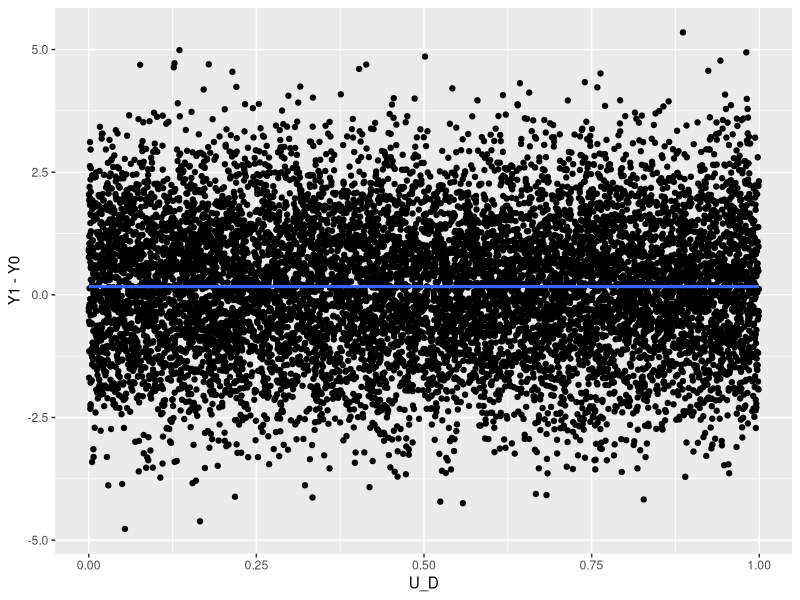
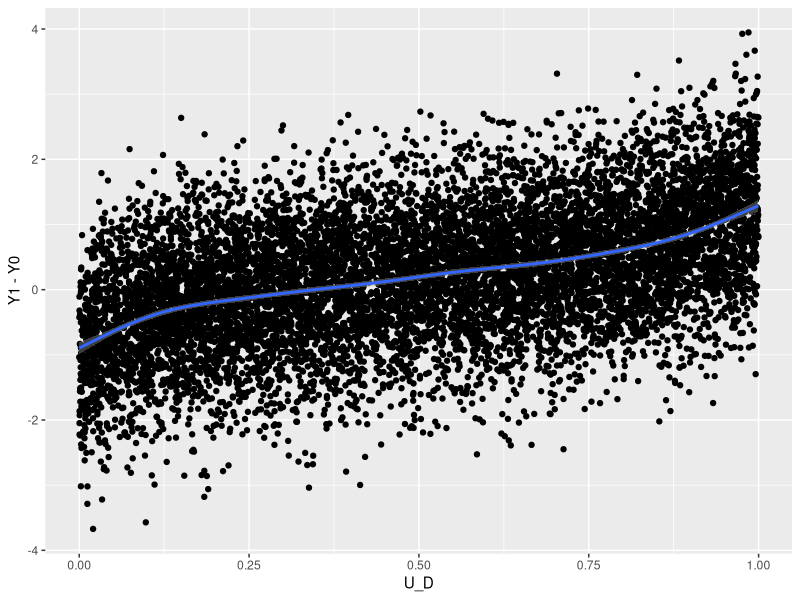
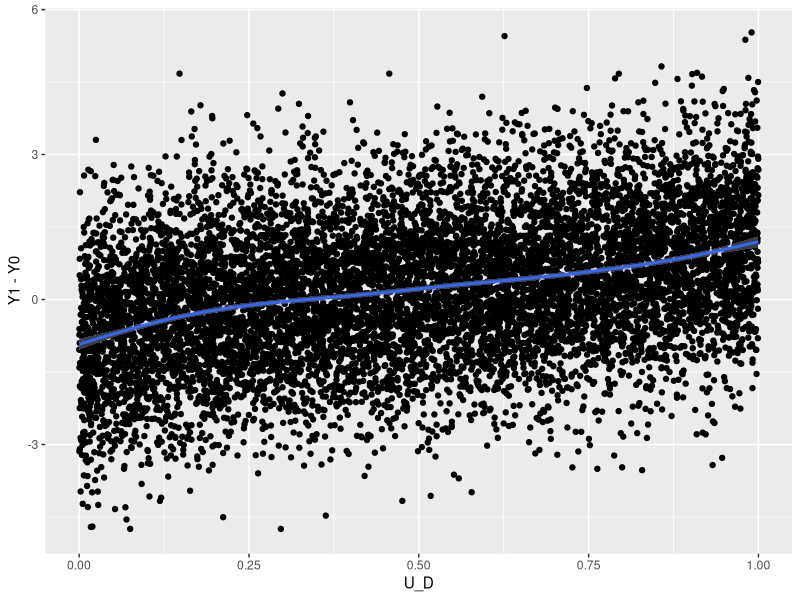
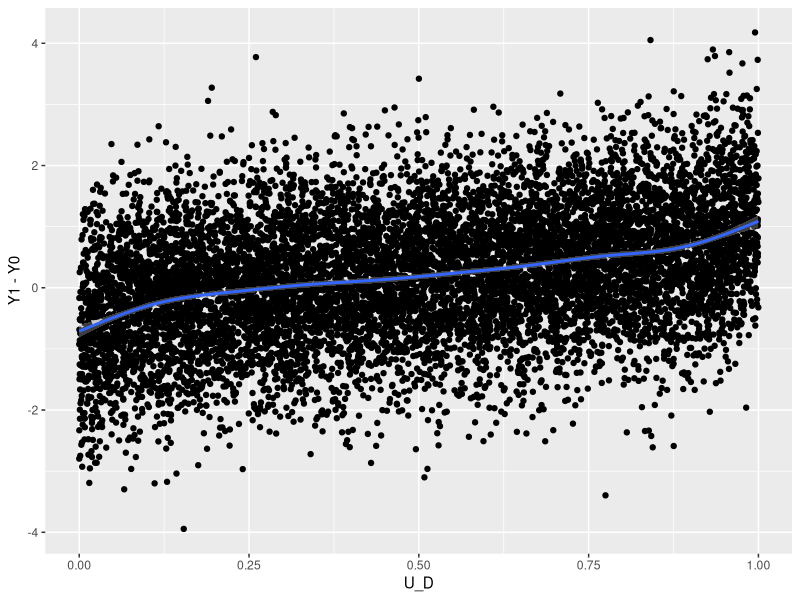
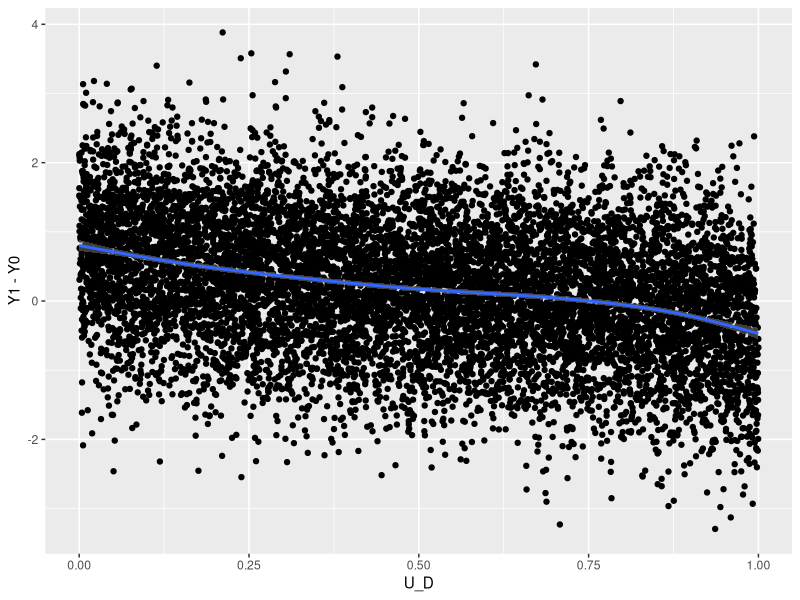
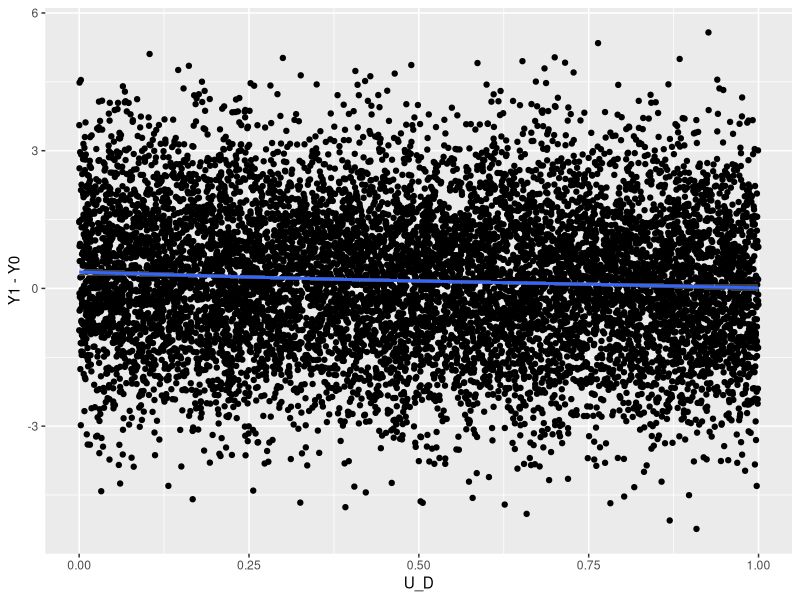

Source code (R) for these figures, in order:
## ---- chunk 1
knitr::opts_chunk$set(cache = TRUE, echo = TRUE, warning = FALSE, message = FALSE)
## ---- chunk 2
library(tidyverse)
library(knitr)

set.seed(112345)
## ---- chunk 3

roy_MC <- function(sigma_11, sigma_00, sigma_V, sigma_01, sigma_0V, sigma_1V,
                   alpha = 0.67, beta = 0.2, N = 10000,
                   zmin = -0.5, zmax = 0.5
                   ){
  
  Sigma <- matrix(c(sigma_00, sigma_01, sigma_0V, sigma_01, sigma_11, sigma_1V, sigma_0V, sigma_1V, sigma_V), nrow = 3)
  
  Z <- runif(N, zmin, zmax)
  
  latent_vars <- MASS::mvrnorm(N, c(0,0,0), Sigma) %>%
           as_tibble()
  
  
  colnames(latent_vars) <- c("U_0", "U_1", "V")
  
  
  outcomes <- latent_vars %>%
    cbind(Z) %>%
    mutate(Y_1 = alpha + beta + U_1,
           Y_0 = alpha + U_0,
           beta_i = Y_1 - Y_0,
           C = Z + V,
           D = ifelse(Y_1 - Y_0 - C >= 0, 1, 0),
           U_D = pnorm(V/sigma_V),
           mu_d_sigma_check = pnorm((beta + U_1 - U_0 - Z)/sigma_V),
           D_check = ifelse(mu_d_sigma_check >= U_D, 1, 0),
           Y = D*Y_1 + (1-D)*Y_0)
  
  outcomes
  
}


## ---- chunk 4
plot_MTE <- function(result){
  result %>%
  ggplot(aes(x = U_D, y = beta_i)) + 
  geom_point() + geom_smooth() +
    labs(x = "U_D", y = "Y1 - Y0")
}

config_1 <- roy_MC(1,1,1,0,0,0)

plot_MTE(config_1)
## ---- chunk 5
config_2 <- roy_MC(1,1,1,0.5,-0.5,0)

plot_MTE(config_2)
## ---- chunk 6
config_3 <- roy_MC(1,1,1,0,0,0.5)

plot_MTE(config_3)
## ---- chunk 7
config_5 <- roy_MC(1,0.25,1,0.1,-0.2,0.2)

plot_MTE(config_5)
## ---- chunk 8
config_6 <- roy_MC(0.25,0.25,1,-0.2,0.1,-0.2)

plot_MTE(config_6)
## ---- chunk 9
config_7 <- roy_MC(1,1,1,-0.2,0.6,0.5)

plot_MTE(config_7)
